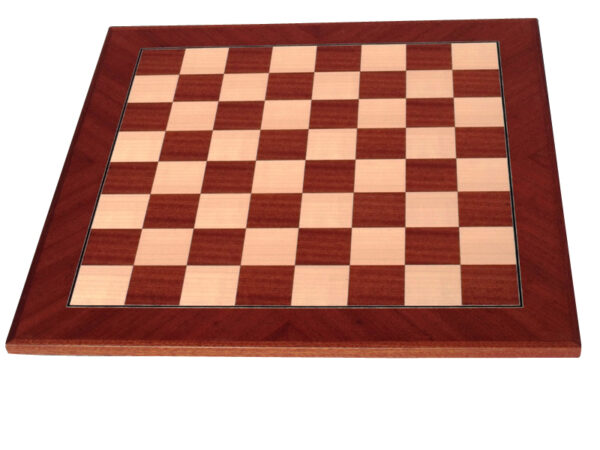
#> input picture images/600x450.jpg, 600 x 450 px, given in place of the camera
$ python camera_calibration.py
#> lines starting #> are read from the running program, lines starting #| are printed output that depends on the picture
import numpy as np
import cv2
import os
import pickle

# Force X11 backend
os.environ["QT_QPA_PLATFORM"] = "xcb"

def calibrate_camera():
    # Chessboard dimensions
    CHESSBOARD_SIZE = (7, 7)  # Interior points (8x8 board has 7x7 interior corners)
    SQUARE_SIZE = 22.5  # millimeters - adjust this to your board's actual size

    # Prepare object points
    objp = np.zeros((CHESSBOARD_SIZE[0] * CHESSBOARD_SIZE[1], 3), np.float32)
    objp[:, :2] = np.mgrid[0:CHESSBOARD_SIZE[0], 0:CHESSBOARD_SIZE[1]].T.reshape(-1, 2)
    objp = objp * SQUARE_SIZE

    # Arrays to store object points and image points
    objpoints = []  # 3D points in real world space
    imgpoints = []  # 2D points in image plane

    # Initialize video capture
    cap = cv2.VideoCapture(0)
    if not cap.isOpened():
        print("Could not open camera 0, trying camera 1...")
        cap = cv2.VideoCapture(1)
        if not cap.isOpened():
            print("No cameras available!")
            return False

    # Get frame size
    ret, frame = cap.read()
#> frame is the input picture: shape (450, 600, 3); mean B, G, R 139.1, 149.9, 193.2
    if not ret:
        print("Failed to grab frame")
        return False

    frame_size = frame.shape[:2][::-1]
#> frame_size = (600, 450)
    required_corners = 15
    found_corners = 0

    print(f"Starting calibration. Need {required_corners} good frames.")
    print("Press 'c' to capture when the board is detected (shown in green)")
    print("Press 'q' to quit")

    while found_corners < required_corners:
        ret, frame = cap.read()
        if not ret:
            continue

        gray = cv2.cvtColor(frame, cv2.COLOR_BGR2GRAY)
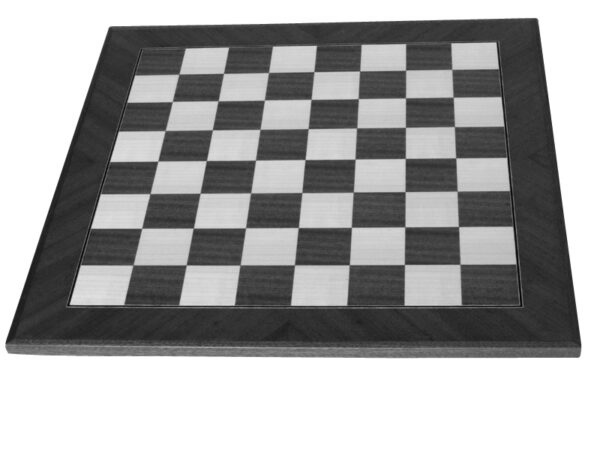
#> gray: shape (450, 600); min 4, max 255, mean 161.7
        # Add image inversion
        gray = cv2.bitwise_not(gray)
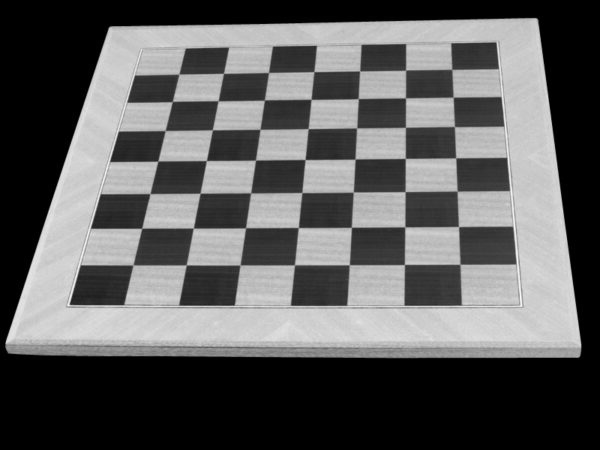
#> gray: shape (450, 600); min 0, max 251, mean 93.3

        # Try different preprocessing methods
        found = False
        corners = None

        # Method 1: Original image (now inverted)
        ret, corners = cv2.findChessboardCorners(
            gray,
            CHESSBOARD_SIZE,
            flags=cv2.CALIB_CB_ADAPTIVE_THRESH +
                  cv2.CALIB_CB_NORMALIZE_IMAGE +
                  cv2.CALIB_CB_EXHAUSTIVE
        )
#> ret = True; corners = 49 rows, first 8: [451.4, 69.23], [453.3, 98.31], [455.4, 127.6], [455.7, 159.2], [457, 191.5], [458.7, 226.4], [459, 263.8], [406, 69.61]

        if not ret:
            # Method 2: Try with histogram equalization (on inverted image)
            gray_eq = cv2.equalizeHist(gray)
            ret, corners = cv2.findChessboardCorners(
                gray_eq,
                CHESSBOARD_SIZE,
                flags=cv2.CALIB_CB_ADAPTIVE_THRESH +
                      cv2.CALIB_CB_NORMALIZE_IMAGE +
                      cv2.CALIB_CB_EXHAUSTIVE
            )

        if not ret:
            # Method 3: Try with improved adaptive thresholding
            # Add Gaussian blur to reduce noise
            blurred = cv2.GaussianBlur(gray, (5, 5), 0)

            processed = cv2.adaptiveThreshold(
                blurred,  # Use blurred image
                255,
                cv2.ADAPTIVE_THRESH_GAUSSIAN_C,
                cv2.THRESH_BINARY,
                21,     # Increased block size from 11 to 21
                8       # Increased constant from 2 to 8 to reduce noise in white areas
            )

            # Optional: Add morphological operations to clean up the image
            kernel = np.ones((3,3), np.uint8)
            processed = cv2.morphologyEx(processed, cv2.MORPH_CLOSE, kernel)  # Fill small holes
            processed = cv2.morphologyEx(processed, cv2.MORPH_OPEN, kernel)   # Remove small noise

            ret, corners = cv2.findChessboardCorners(
                processed,
                CHESSBOARD_SIZE,
                flags=cv2.CALIB_CB_ADAPTIVE_THRESH +
                      cv2.CALIB_CB_NORMALIZE_IMAGE +
                      cv2.CALIB_CB_EXHAUSTIVE
            )

        # If found, refine and display
        frame_display = frame.copy()
        if ret:
            # Refine corners
            criteria = (cv2.TERM_CRITERIA_EPS + cv2.TERM_CRITERIA_MAX_ITER, 30, 0.001)
            corners = cv2.cornerSubPix(gray, corners, (11, 11), (-1, -1), criteria)
#> corners = 49 rows, first 8: [451.8, 69.39], [453.2, 97.24], [454.4, 126.6], [455.7, 157.9], [457.2, 191.1], [458.5, 226.6], [460, 264.3], [405.6, 70.16]

            # Draw corners
            cv2.drawChessboardCorners(frame_display, CHESSBOARD_SIZE, corners, ret)

            # Display instructions
            cv2.putText(frame_display, f"Captured: {found_corners}/{required_corners}",
                       (10, 30), cv2.FONT_HERSHEY_SIMPLEX, 1, (0, 255, 0), 2)
            cv2.putText(frame_display, "Press 'c' to capture",
                       (10, 70), cv2.FONT_HERSHEY_SIMPLEX, 1, (0, 255, 0), 2)
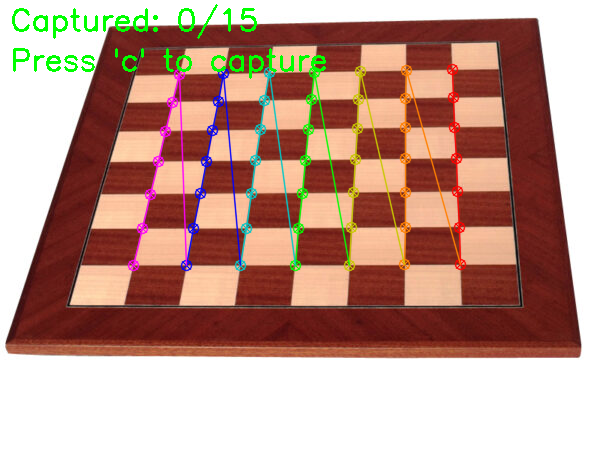
#> frame_display: shape (450, 600, 3); mean B, G, R 137.2, 150.9, 189.4
        else:
            # Simply show "No chessboard detected" on the original frame
            cv2.putText(frame_display, "No chessboard detected",
                       (10, 30), cv2.FONT_HERSHEY_SIMPLEX, 1, (0, 0, 255), 2)

        cv2.imshow('Calibration', frame_display)

        key = cv2.waitKey(1) & 0xFF
#> (key q is pressed here)
        if key == ord('q'):
            break
        elif key == ord('c') and ret:
            objpoints.append(objp)
            imgpoints.append(corners)
            found_corners += 1
            print(f"Captured frame {found_corners}/{required_corners}")

    cap.release()
    cv2.destroyAllWindows()

    if found_corners < required_corners:
        print("Calibration incomplete - not enough corners found")
        return False

    print("Calculating calibration...")
    ret, mtx, dist, rvecs, tvecs = cv2.calibrateCamera(
        objpoints, imgpoints, frame_size, None, None
    )

    # Calculate reprojection error
    mean_error = 0
    for i in range(len(objpoints)):
        imgpoints2, _ = cv2.projectPoints(objpoints[i], rvecs[i], tvecs[i], mtx, dist)
        error = cv2.norm(imgpoints[i], imgpoints2, cv2.NORM_L2)/len(imgpoints2)
        mean_error += error
    print(f"Total reprojection error: {mean_error/len(objpoints)}")

    # Save the calibration data
    calibration_data = {
        'camera_matrix': mtx,
        'dist_coeffs': dist,
        'rvecs': rvecs,
        'tvecs': tvecs,
        'reprojection_error': mean_error/len(objpoints)
    }

    with open('camera_calibration.pkl', 'wb') as f:
        pickle.dump(calibration_data, f)

    print("Calibration data saved to 'camera_calibration.pkl'")
    return True

if __name__ == "__main__":
    calibrate_camera()
